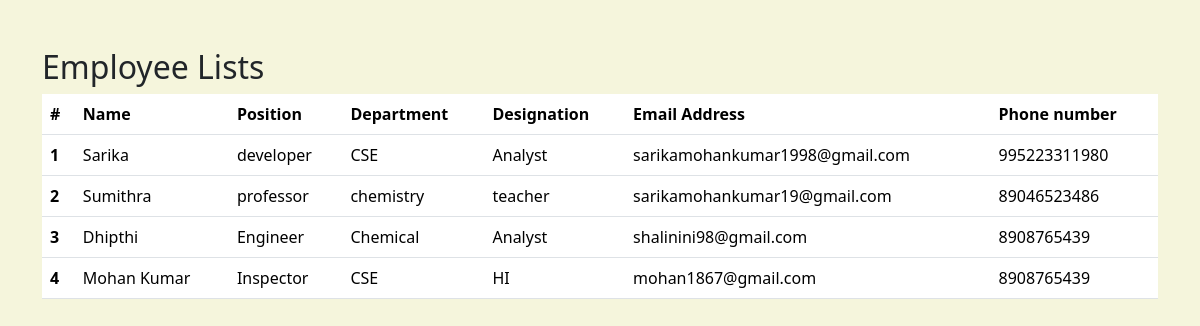
The app's page /employees/employee_list/ with its own data.
### myapp/models.py (models this page shows, shortened)
class Employee(models.Model):
    name = models.CharField(max_length=255)
    position = models.CharField(max_length=255)
    department = models.CharField(max_length=255)
    designation=models.CharField(max_length=100)
    email_address=models.EmailField(max_length=100,unique=True)
    phone_number=models.CharField(max_length=12,blank=True)
    created_at=models.DateTimeField(auto_now_add=True)
    updated_at=models.DateTimeField(auto_now=True)

### myapp/views.py (the view)
# urls.py: path('employee_list/', employee_list, name='employee_list'),
def employee_list(request):
    employees = Employee.objects.all()
    return render(request, 'myapp/employee_list.html',{'employees': employees})

### myapp/templates/myapp/employee_list.html (shortened to what this page needs)
<!DOCTYPE html>
<html lang="en">
    <link href="https://cdn.jsdelivr.net/npm/bootstrap@5.3.2/dist/css/bootstrap.min.css" rel="stylesheet">
<head>
</head>
<body>
  <div class="container pt-5">
 <h2>Employee Lists</h2>
       <table class="table">
          <thead>
            <tr>
              <th scope="col">#</th>
              <th scope="col">Name</th>
              <th scope="col">Position</th>
              <th scope="col">Department</th>
              <th scope="col">Designation</th>
              <th scope="col">Email Address</th>
              <th scope="col">Phone number</th>
            </tr>
          </thead>
          <tbody>
            {% for employee in employees %}
            <tr>
              <th>{{ forloop.counter }}</th>
              <td>{{ employee.name }} </td>
              <td>{{ employee.position }}</td>
              <td> {{ employee.department }}</td>
              <td> {{ employee.designation }}</td>
              <td> {{ employee.email_address}}</td>
              <td> {{ employee.phone_number}}</td>
            </tr>
            {% endfor %}
          </tbody>
        </table>
  </div>
  </body>
  </html>

### myapp/templates/myapp/employee_list.html (style rules this page uses)
body { background-color:beige; }

### records on screen
Employee: name "Sarika", position "developer", department "CSE", designation "Analyst", email_address "sarikamohankumar1998@gmail.com", phone_number "995223311980"
Employee: name "Sumithra", position "professor", department "chemistry", designation "teacher", email_address "sarikamohankumar19@gmail.com", phone_number "89046523486"
Employee: name "Dhipthi", position "Engineer", department "Chemical", designation "Analyst", email_address "shalinini98@gmail.com", phone_number "8908765439"
Employee: name "Mohan Kumar", position "Inspector", department "CSE", designation "HI", email_address "mohan1867@gmail.com", phone_number "8908765439"
